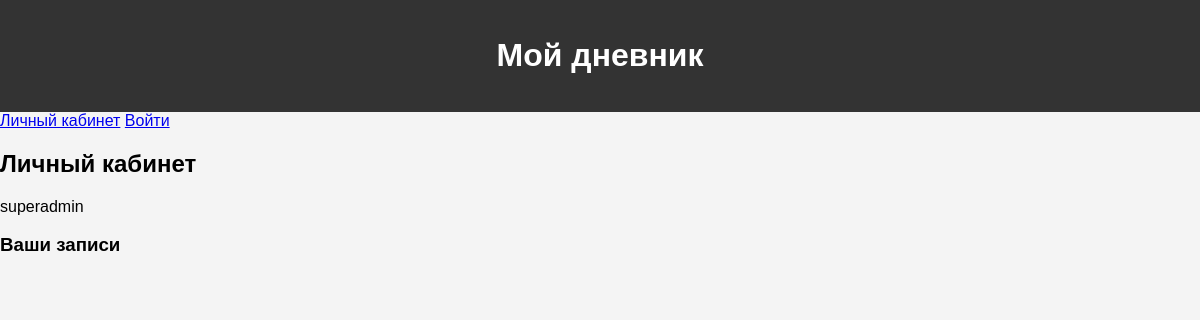
Page /profiles/home (signed in) on the earlier database version.
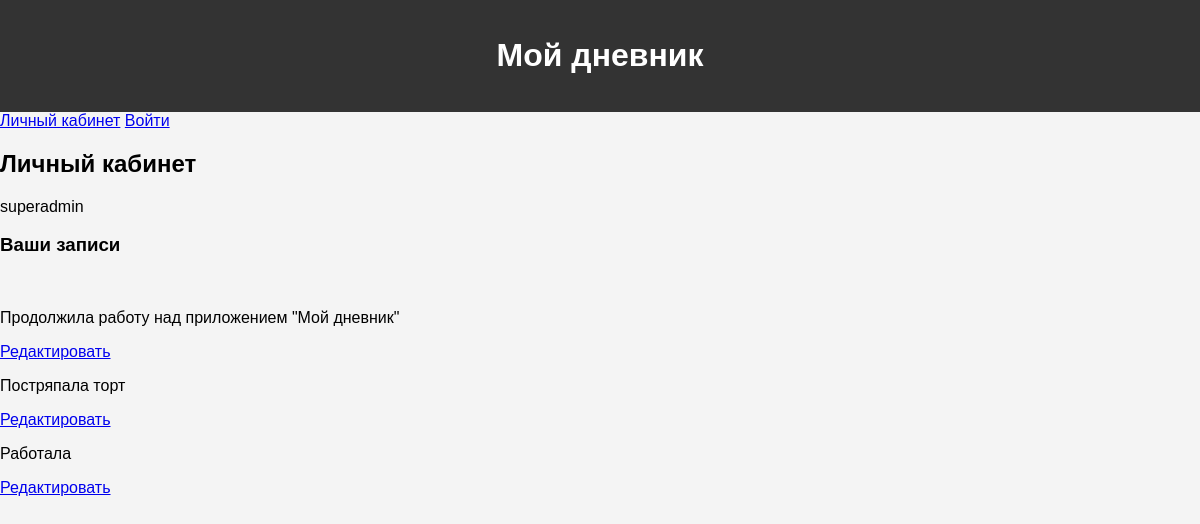
Same page on the later database version.
### core/models.py (models this page shows)
class Note(models.Model):
    date = models.DateField(verbose_name='Дата')
    text = models.TextField(verbose_name='Текст заметки', blank=True, null=True)
    category = models.ForeignKey(NoteCategory, blank=True, null=True, on_delete=models.SET_NULL,
                                 verbose_name='Категория')
    profile = models.ForeignKey(Profile, on_delete=models.CASCADE, related_name='profile_notes', blank=True, null=True)
    class Meta:
        verbose_name = 'Заметка'
        verbose_name_plural = 'Заметки'
    def __str__(self):
        return self.text

### profiles/views.py (the view)
# urls.py: 2. Add a URL to urlpatterns:  path('', views.home, name='home')
def home(request):
    print(request)
    notes = request.user.profile.profile_notes.all()
    print(notes)
    return render(request, 'profiles/home.html', {'notes': notes})

### templates/profiles/home.html
{% extends 'base.html' %}
{% load crispy_forms_tags %}
{% block content %}
<div class="row mt-4">
    <div class="col-sm-5">
        {% if request.user.is_authenticated %}
        <h2>Личный кабинет</h2>
        <p>{{ request.user.username }}</p>
        <h3>Ваши записи</h3>
            {% for note in notes %}
            <br><p>{{ note }}</p>
            <a  href="{% url 'note_edit' note.id %}">Редактировать</a>
            {% endfor %}
        {% else %}
        <p>Вам нам нужно авторизоваться или зарегистрироваться</p>
        {% endif %}
    </div>
</div>
{% endblock %}

Differences in the rows shown:
now on this page (row edited): Note: text "Продолжила работу над приложением \"Мой дневник\""
now on this page (row edited): Note: text "Постряпала торт"
now on this page (row edited): Note: text "Работала"
